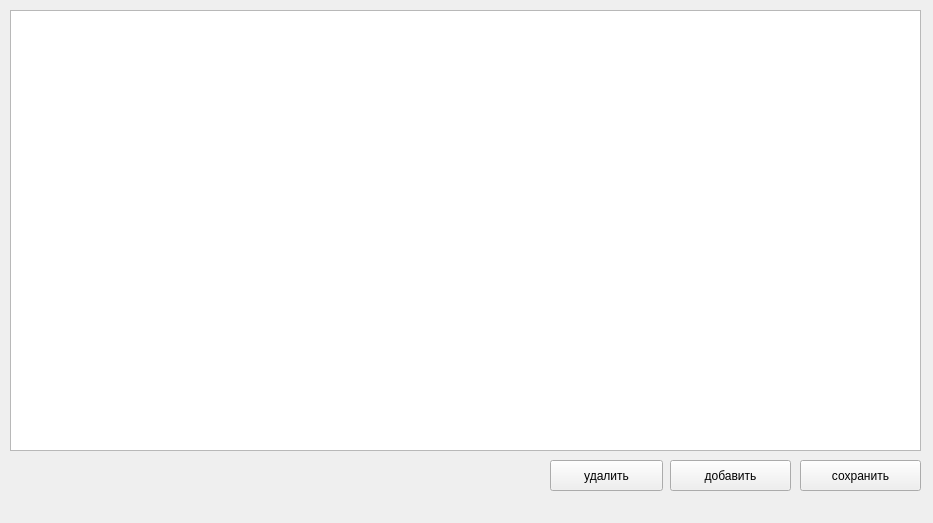
<?xml version="1.0" encoding="UTF-8"?>
<ui version="4.0">
 <class>MainWindow</class>
 <widget class="QMainWindow" name="MainWindow">
  <property name="geometry">
   <rect>
    <x>0</x>
    <y>0</y>
    <width>933</width>
    <height>523</height>
   </rect>
  </property>
  <property name="windowTitle">
   <string>MainWindow</string>
  </property>
  <widget class="QWidget" name="centralwidget">
   <widget class="QTableWidget" name="tw_table">
    <property name="geometry">
     <rect>
      <x>10</x>
      <y>10</y>
      <width>911</width>
      <height>441</height>
     </rect>
    </property>
    <property name="sizePolicy">
     <sizepolicy hsizetype="Fixed" vsizetype="Preferred">
      <horstretch>0</horstretch>
      <verstretch>0</verstretch>
     </sizepolicy>
    </property>
    <property name="frameShape">
     <enum>QFrame::StyledPanel</enum>
    </property>
    <property name="sizeAdjustPolicy">
     <enum>QAbstractScrollArea::AdjustToContents</enum>
    </property>
    <attribute name="horizontalHeaderCascadingSectionResizes">
     <bool>true</bool>
    </attribute>
    <attribute name="horizontalHeaderStretchLastSection">
     <bool>false</bool>
    </attribute>
    <attribute name="verticalHeaderCascadingSectionResizes">
     <bool>true</bool>
    </attribute>
    <attribute name="verticalHeaderStretchLastSection">
     <bool>false</bool>
    </attribute>
   </widget>
   <widget class="QPushButton" name="btn_notes">
    <property name="geometry">
     <rect>
      <x>670</x>
      <y>460</y>
      <width>121</width>
      <height>31</height>
     </rect>
    </property>
    <property name="text">
     <string>добавить</string>
    </property>
   </widget>
   <widget class="QPushButton" name="btn_save">
    <property name="geometry">
     <rect>
      <x>800</x>
      <y>460</y>
      <width>121</width>
      <height>31</height>
     </rect>
    </property>
    <property name="text">
     <string>сохранить</string>
    </property>
   </widget>
   <widget class="QPushButton" name="btn_del">
    <property name="geometry">
     <rect>
      <x>550</x>
      <y>460</y>
      <width>113</width>
      <height>31</height>
     </rect>
    </property>
    <property name="text">
     <string>удалить</string>
    </property>
   </widget>
  </widget>
 </widget>
 <resources/>
 <connections/>
</ui>
